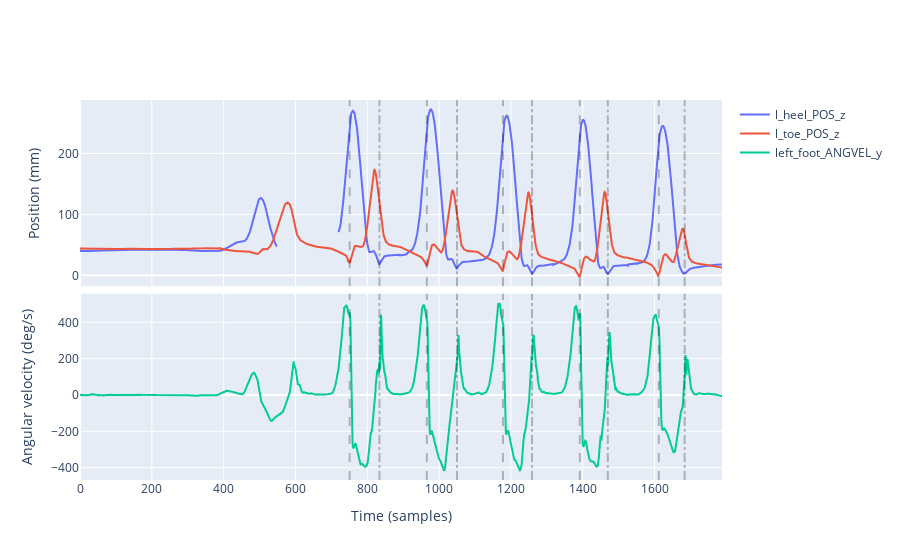

Source (notebook cell):
### Code cell
fig = make_subplots(rows=2, cols=1, shared_xaxes=True, vertical_spacing=0.02)
fig.add_trace(
    go.Scatter(
        x=np.arange(len(marker_data)),
        y=marker_data["l_heel_POS_z"],
        mode="lines",
        name="l_heel_POS_z"
    ),
    row=1, col=1
)
fig.add_trace(
    go.Scatter(
        x=np.arange(len(marker_data)),
        y=marker_data["l_toe_POS_z"],
        mode="lines",
        name="l_toe_POS_z"
    ),
    row=1, col=1
)
fig.add_trace(
    go.Scatter(
        x=np.arange(len(imu_data)),
        y=imu_data["left_foot_ANGVEL_y"],
        mode="lines",
        name="left_foot_ANGVEL_y"
    ),
    row=2, col=1
)
for idx in indices_ic:
    fig.add_vline(x=idx, line=dict(color="black", dash="dashdot"), opacity=0.25, row=1, col=1)
    fig.add_vline(x=idx, line=dict(color="black", dash="dashdot"), opacity=0.25, row=2, col=1)
for idx in indices_fc:
    fig.add_vline(x=idx, line=dict(color="black", dash="dash"), opacity=0.25, row=1, col=1)
    fig.add_vline(x=idx, line=dict(color="black", dash="dash"), opacity=0.25, row=2, col=1)
fig.update_xaxes(title_text="Time (samples)", row=2, col=1)
fig.update_yaxes(title_text=f"Position (mm)", row=1, col=1)
fig.update_yaxes(title_text=f"Angular velocity (deg/s)", row=2, col=1)
fig.show()

### Figure 1 — Plotly figure (JSON) as saved in the notebook; plotly's stock layout.template omitted (floating-point values rounded to 4 significant figures; data arrays with more than 128 entries replaced by an {"elided": "..."} marker saying what was removed)
{"data": [{"mode": "lines", "name": "l_heel_POS_z", "type": "scatter", "x": {"elided": "1789 int values"}, "xaxis": "x", "y": {"elided": "1789 float values"}, "yaxis": "y"}, {"mode": "lines", "name": "l_toe_POS_z", "type": "scatter", "x": {"elided": "1789 int values"}, "xaxis": "x", "y": {"elided": "1789 float values"}, "yaxis": "y"}, {"mode": "lines", "name": "left_foot_ANGVEL_y", "type": "scatter", "x": {"elided": "1789 int values"}, "xaxis": "x2", "y": {"elided": "1789 float values"}, "yaxis": "y2"}], "layout": {"shapes": [{"line": {"color": "black", "dash": "dashdot"}, "opacity": 0.25, "type": "line", "x0": 834, "x1": 834, "xref": "x", "y0": 0, "y1": 1, "yref": "y domain"}, {"line": {"color": "black", "dash": "dashdot"}, "opacity": 0.25, "type": "line", "x0": 834, "x1": 834, "xref": "x2", "y0": 0, "y1": 1, "yref": "y2 domain"}, {"line": {"color": "black", "dash": "dashdot"}, "opacity": 0.25, "type": "line", "x0": 1050, "x1": 1050, "xref": "x", "y0": 0, "y1": 1, "yref": "y domain"}, {"line": {"color": "black", "dash": "dashdot"}, "opacity": 0.25, "type": "line", "x0": 1050, "x1": 1050, "xref": "x2", "y0": 0, "y1": 1, "yref": "y2 domain"}, {"line": {"color": "black", "dash": "dashdot"}, "opacity": 0.25, "type": "line", "x0": 1259, "x1": 1259, "xref": "x", "y0": 0, "y1": 1, "yref": "y domain"}, {"line": {"color": "black", "dash": "dashdot"}, "opacity": 0.25, "type": "line", "x0": 1259, "x1": 1259, "xref": "x2", "y0": 0, "y1": 1, "yref": "y2 domain"}, {"line": {"color": "black", "dash": "dashdot"}, "opacity": 0.25, "type": "line", "x0": 1470, "x1": 1470, "xref": "x", "y0": 0, "y1": 1, "yref": "y domain"}, {"line": {"color": "black", "dash": "dashdot"}, "opacity": 0.25, "type": "line", "x0": 1470, "x1": 1470, "xref": "x2", "y0": 0, "y1": 1, "yref": "y2 domain"}, {"line": {"color": "black", "dash": "dashdot"}, "opacity": 0.25, "type": "line", "x0": 1684, "x1": 1684, "xref": "x", "y0": 0, "y1": 1, "yref": "y domain"}, {"line": {"color": "black", "dash": "dashdot"}, "opacity": 0.25, "type": "line", "x0": 1684, "x1": 1684, "xref": "x2", "y0": 0, "y1": 1, "yref": "y2 domain"}, {"line": {"color": "black", "dash": "dash"}, "opacity": 0.25, "type": "line", "x0": 751, "x1": 751, "xref": "x", "y0": 0, "y1": 1, "yref": "y domain"}, {"line": {"color": "black", "dash": "dash"}, "opacity": 0.25, "type": "line", "x0": 751, "x1": 751, "xref": "x2", "y0": 0, "y1": 1, "yref": "y2 domain"}, {"line": {"color": "black", "dash": "dash"}, "opacity": 0.25, "type": "line", "x0": 966, "x1": 966, "xref": "x", "y0": 0, "y1": 1, "yref": "y domain"}, {"line": {"color": "black", "dash": "dash"}, "opacity": 0.25, "type": "line", "x0": 966, "x1": 966, "xref": "x2", "y0": 0, "y1": 1, "yref": "y2 domain"}, {"line": {"color": "black", "dash": "dash"}, "opacity": 0.25, "type": "line", "x0": 1178, "x1": 1178, "xref": "x", "y0": 0, "y1": 1, "yref": "y domain"}, {"line": {"color": "black", "dash": "dash"}, "opacity": 0.25, "type": "line", "x0": 1178, "x1": 1178, "xref": "x2", "y0": 0, "y1": 1, "yref": "y2 domain"}, {"line": {"color": "black", "dash": "dash"}, "opacity": 0.25, "type": "line", "x0": 1392, "x1": 1392, "xref": "x", "y0": 0, "y1": 1, "yref": "y domain"}, {"line": {"color": "black", "dash": "dash"}, "opacity": 0.25, "type": "line", "x0": 1392, "x1": 1392, "xref": "x2", "y0": 0, "y1": 1, "yref": "y2 domain"}, {"line": {"color": "black", "dash": "dash"}, "opacity": 0.25, "type": "line", "x0": 1612, "x1": 1612, "xref": "x", "y0": 0, "y1": 1, "yref": "y domain"}, {"line": {"color": "black", "dash": "dash"}, "opacity": 0.25, "type": "line", "x0": 1612, "x1": 1612, "xref": "x2", "y0": 0, "y1": 1, "yref": "y2 domain"}], "xaxis": {"anchor": "y", "domain": [0, 1], "matches": "x2", "showticklabels": false}, "xaxis2": {"anchor": "y2", "domain": [0, 1], "title": {"text": "Time (samples)"}}, "yaxis": {"anchor": "x", "domain": [0.51, 1], "title": {"text": "Position (mm)"}}, "yaxis2": {"anchor": "x2", "domain": [0, 0.49], "title": {"text": "Angular velocity (deg/s)"}}}}
